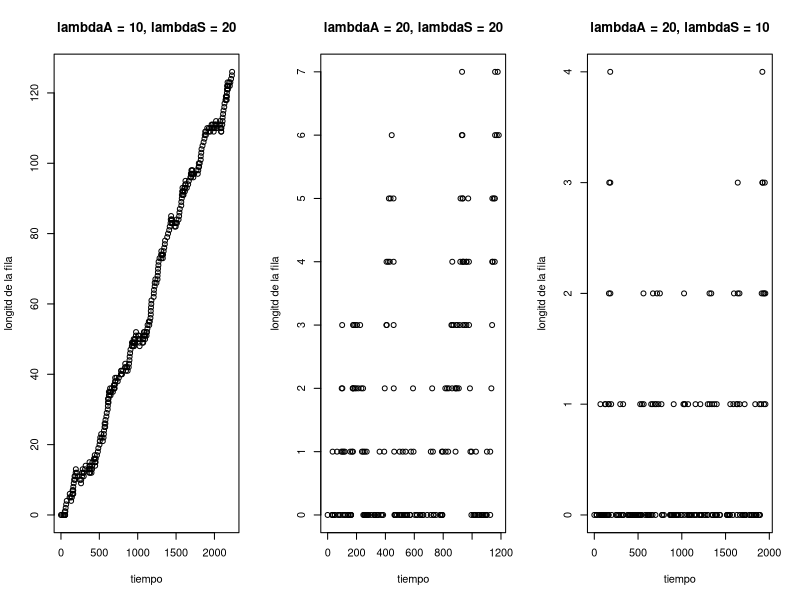

Here is the R script that generated this plot:
## ---- chunk 1
programa_principal <- function(lambdaA = 15, lambdaS = 10, n = 100){
    rutina_inicializacion(lambdaA = lambdaA, lambdaS = lambdaS, n = n) # inicializa simulación
    # ejecuta la simulación mientras se cumple la condición de que 
    # los clientes en espera alcanzan el valor fijo de clientes que pasan por el sistema
    while (clientes_enespera < n){
        rutina_temporizador() # determina el siguiente evento y avanza los relojes
        actualiza_estadisticas() # actualiza los acumuladores
        if(sig_tipo_evento == 1) llegadas() else salidas() # llama la función de evento
        next
    }
    return(reporte()) # Genera reporte al final de la simulación.
}
## ---- chunk 2
rutina_inicializacion  <- function(lambdaA, lambdaS, n){
    lambdaA  <<- lambdaA    # tiempo promedio de llegadas
    lambdaS  <<- lambdaS    # tiempo promedio de servicio
    n        <<- n          # El número de clientes en el sistema que se consideran antes de detener la simulación
    num_eventos <<- 2       # número de eventos distintos (llegadas y salidas)
    lt_A     <<- vector(mode="numeric", length = 1) # inicializa el vector para guardar los tiempos de arribo
    reloj    <<- 0          # inicializa reloj de simulación
    servidor <<- 0          # inicializa estado del servidor 0 = libre, 1 = ocupado
    q_t      <<- 0 
    tiempo_ultimo_evento <<- 0 # tiempo del evento más reciente
  
    # Incializa los contadores estadísticos
    clientes_enespera <<- 0
    total_esperas     <<- 0
    tiempo_en_sistema <<- 0   # Tarea 1
    area_q            <<- 0
    area_status_servidor <<- 0
    
    # Inicializa la lista de eventos: el primer arribo y el tiempo de salida. Se asigna un tiempo de salida muy grande, 
    # ya que no hay clientes esperando. Con esto se garantiza que el siguiente evento sea una llegada.
    tiempo_sig_evento <<- c(reloj + rexp(1, 1/lambdaA), 1e30)
    le <<- c(e=reloj,tipo=0,q=q_t)
}
## ---- chunk 3
rutina_temporizador <- function(){
    min_tiempo_sig_evento <<- 1e29  # valor inicial del mínimo
    sig_tipo_evento <<- 0
          
    # Determina el tipo de evento del siguiente evento a ocurrir (una llegada o una salida) de acuerdo a su tamaño
    for(i in 1:num_eventos){
      if( tiempo_sig_evento[i] < min_tiempo_sig_evento ){
            min_tiempo_sig_evento <<- tiempo_sig_evento[i]
            sig_tipo_evento <<- i
      }
    }
    
    # verifica si la lista de eventos está vacía
    if(sig_tipo_evento == 0) 
      stop(print(paste("La lista de eventos está vacía en el tiempo:", reloj, sep=" ")))
   
    # La lista de eventos no está vacía, avanza el reloj de simulación
    reloj <<- min_tiempo_sig_evento
    le <<- rbind(le,c(reloj,sig_tipo_evento,q=q_t))
}
## ---- chunk 4
llegadas <- function(){
    tiempo_sig_evento[1] <<- reloj + rexp(1, 1/lambdaA) # Programa un evento de llegada
    if(servidor == 1){
        q_t <<- q_t + 1 # aumenta la cola en 1
        lt_A[q_t] <<- reloj  # guarda el tiempo de llegada de este cliente en la lista de eventos.
    } else {
        Di <<- 0
        total_esperas <<- total_esperas + Di
        clientes_enespera <<- clientes_enespera + 1
        servidor <<- 1 
        tiempo_sig_evento[2] <<- reloj + rexp(1, 1/lambdaS) # tiempo de salida
        tiempo_en_sistema <<- tiempo_en_sistema + tiempo_sig_evento[2] -reloj   # Tarea 1
    }
}
## ---- chunk 5
# Esta Función sigue el diagrama de flujo que vimos en clase.
salidas <- function(){
    if(q_t == 0){
        servidor <<- 0
        tiempo_sig_evento[2] <<-  1e30
    } else {
        q_t <<- q_t - 1
        Di <<- reloj - lt_A[1]
        total_esperas <<- total_esperas + Di
        clientes_enespera <<- clientes_enespera + 1
        tiempo_sig_evento[2] <<- reloj + rexp(1, 1/lambdaS)
        tiempo_en_sistema <<- tiempo_en_sistema + tiempo_sig_evento[2] -reloj  #Tarea 1
        for(i in 1:q_t) lt_A[i] <<- lt_A[i+1]
    }
}
## ---- chunk 6
# Función de reporte
reporte <- function(){
    print(paste("Promedio de espera en la fila:", round(total_esperas/clientes_enespera, 2), "minutos", sep=" "))
    print(paste("Número promedio de clientes esperando en la fila:",round(area_q/reloj, 2), sep = " "))
    print(paste("Utilización del servidor:",100*round(area_status_servidor/reloj, 2), "%", sep = " "))
    print(paste("El tiempo de simulación fue de:", round(reloj,2), "minutos", sep = " "))
    return(list(promedio.espera = total_esperas/clientes_enespera,
                tiempo_total_promedio_en_sistema = tiempo_en_sistema/reloj, #Tarea1
                longitud_max = max(le[,3]),   #Tarea 1
                espera_max = max(total_esperas), #Tarea 1
                longitud.promedio.fila = area_q/reloj,
                utilizacion = area_status_servidor/reloj,
                tiempo.simulacion = reloj,
                le = le))
}


# Función de actualización de estadísticas
actualiza_estadisticas <- function(){
    tiempo_desde_ultimo_evento <<- reloj - tiempo_ultimo_evento
    tiempo_ultimo_evento <<-  reloj
    area_q <<- area_q + q_t * tiempo_desde_ultimo_evento
    area_status_servidor <<- area_status_servidor + servidor * tiempo_desde_ultimo_evento
}
## ---- chunk 7
resultado1 <- programa_principal(lambdaA = 10, lambdaS = 20)
resultado2 <- programa_principal(lambdaA = 10, lambdaS = 10)
resultado3 <- programa_principal(lambdaA = 20, lambdaS = 10)
## ---- chunk 8
par(mfrow=c(1,3))
plot(le[,3] ~ le[,1], data = resultado1, xlab = "tiempo", ylab = "longitd de la fila", main = "lambdaA = 10, lambdaS = 20")
plot(le[,3] ~ le[,1], data = resultado2, xlab = "tiempo", ylab = "longitd de la fila", main = "lambdaA = 20, lambdaS = 20")
plot(le[,3] ~ le[,1], data = resultado3, xlab = "tiempo", ylab = "longitd de la fila", main = "lambdaA = 20, lambdaS = 10")
